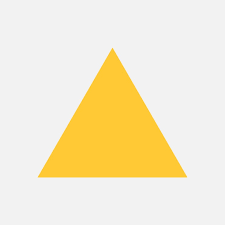
#> input picture img/shape.png, 225 x 225 px
$ python contours.py
#> lines starting #> are read from the running program, lines starting #| are printed output that depends on the picture; after the words box and inside, x2 and y2 are one past the last pixel; in counts of white or black regions, pixels touching at a corner belong together
import cv2
import numpy as np

img = cv2.imread('../img/shape.png')
#> img is the input picture: shape (225, 225, 3); mean B, G, R 205.6, 234.1, 244.5
gray = cv2.cvtColor(img, cv2.COLOR_BGR2GRAY)
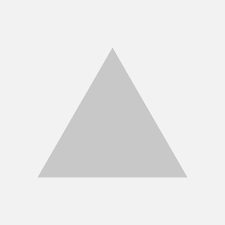
#> gray: shape (225, 225); min 195, max 244, mean 233.9

_, thresh = cv2.threshold(gray, 240, 255, cv2.THRESH_BINARY)
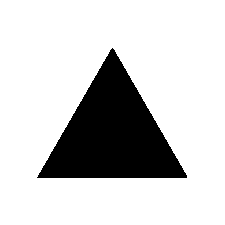
#> thresh: shape (225, 225); 80.4% white; 1 black region

contours, hierarchy = cv2.findContours(thresh, cv2.RETR_TREE, cv2.CHAIN_APPROX_SIMPLE)
#> contours = 2 contours; box (x1, y1, x2, y2) and area: (0, 0, 225, 225) 50176, (36, 47, 188, 179) 10130

for contour in contours:
    approx = cv2.approxPolyDP(contour, 0.01 * cv2.arcLength(contour, True), True)

    corners = len(approx)

    if corners == 3:
        shape_name = 'Triangle'
    elif corners == 4:
        shape_name = 'Rectangle'
    elif corners == 5:
        shape_name = 'Pentagon'
    elif corners > 5:
        shape_name = 'Circle'
    else:
        shape_name = 'Unknown'

    cv2.drawContours(img, [approx], 0, (0,255,0), 2)

    x = approx.ravel()[0]
    y = approx.ravel()[1] - 10

    cv2.putText(img, shape_name, (x, y),
                cv2.FONT_HERSHEY_SIMPLEX, 0.6, (255,0,0), 2)
#> this loop made 2 passes
#> (approx, corners, shape_name, x, y) on passes 1 to 2: ([[0, 0], [0, 224], [224, 224], [224, 0]], 4, 'Rectangle', 0, -10), ([[112, 47], [187, 177], [37, 178]], 3, 'Triangle', 112, 37)
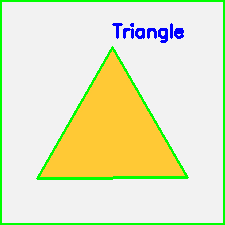
#> img: shape (225, 225, 3); 6.88% of pixels changed, all inside (x1, y1, x2, y2) = (0, 0, 225, 225)

cv2.imshow('image', img)
cv2.waitKey(0)
cv2.destroyAllWindows()
